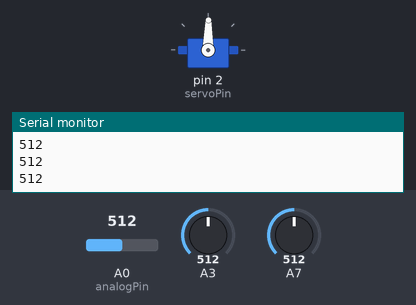
The sketch below on a simulated Arduino Uno, built with avr-gcc and run on an emulated ATmega328P. Parts: servo, the last lines printed to the serial monitor. The inputs (shaded band) are chosen by the test bench; at power-on: A0 (analogPin) = 512, A3 = 512, A7 = 512.

Above: at 1.2 s.
1.3 s: A0 (analogPin) set to 0
At 2.0 s:
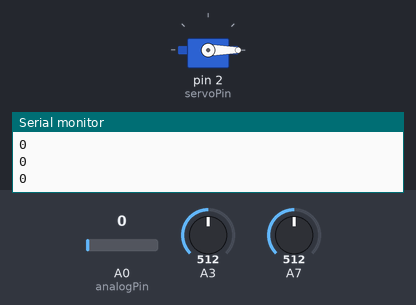
2.8 s: A0 (analogPin) set to 122
At 3.3 s:
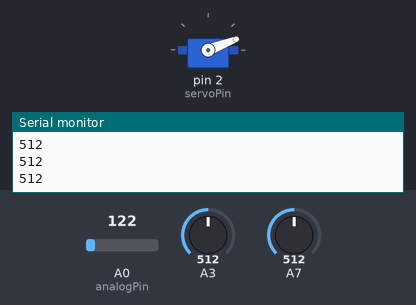
4.3 s: A0 (analogPin) set to 306
At 5.5 s:
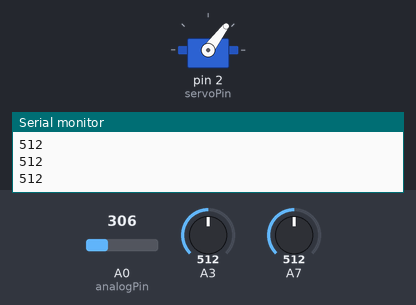
5.8 s: A0 (analogPin) set to 716
At 6.8 s:
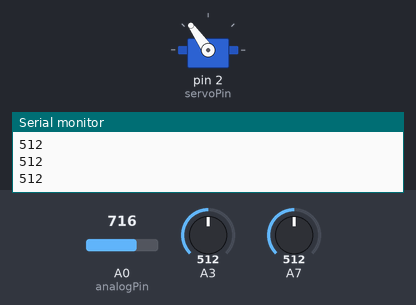
7.3 s: A0 (analogPin) set to 900
At 8.0 s:
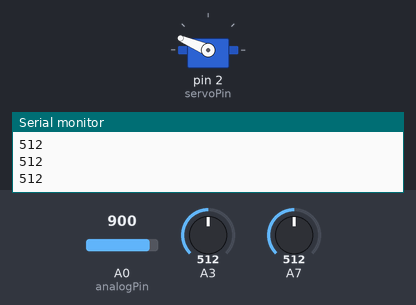
8.8 s: A0 (analogPin) set to 511
At 9.1 s:
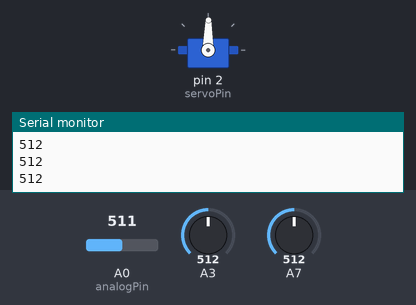
Timing chart, 0 to 11.3 s (numbered marks = the images above; inputs shaded):
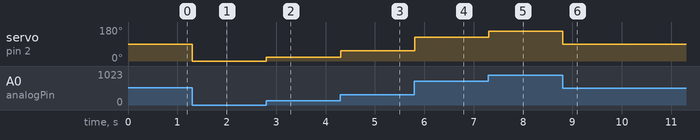

The sketch:

experiment.ino
```cpp
#include <Servo.h> // include the servo library
Servo servoMotor; // creates an instance of the servo object to control a servo
int analogPin = 0; // the analog pin that the sensor is on
int analogValue = 0; // the value returned from the analog sensor
int servoPin = 2; // Control pin for servo motor.  can be any pin
int value;
void setup() {
servoMotor.attach(servoPin); // attaches the servo on pin 2 to the servo object
Serial.begin(9600);
}
void loop()
{
analogValue = analogRead(analogPin); // read the analog input (value between 0 and 1023)
analogValue = map(analogValue, 0, 1023, 0, 179); // map the analog value (0-1023) to the servo angle (0-179)
servoMotor.write(analogValue); // write the new mapped analog value to set the servo position
//light = analogRead(analogValue);
value = analogRead(analogValue);
Serial.println(value);// Sends the data value to Grasshopper
//delay(500); // waits for the servo to get there
}
```

Measured:
- after the input at 1.3 s, servo on pin 2 (servoPin): 89° → 0° at once
- after the input at 2.8 s, servo on pin 2 (servoPin): 0° → 21° at once
- after the input at 4.3 s, servo on pin 2 (servoPin): 21° → 53° at once
- after the input at 5.8 s, servo on pin 2 (servoPin): 53° → 125° at once
- after the input at 7.3 s, servo on pin 2 (servoPin): 125° → 157° at once
- after the input at 8.8 s, servo on pin 2 (servoPin): 157° → 89° at once
